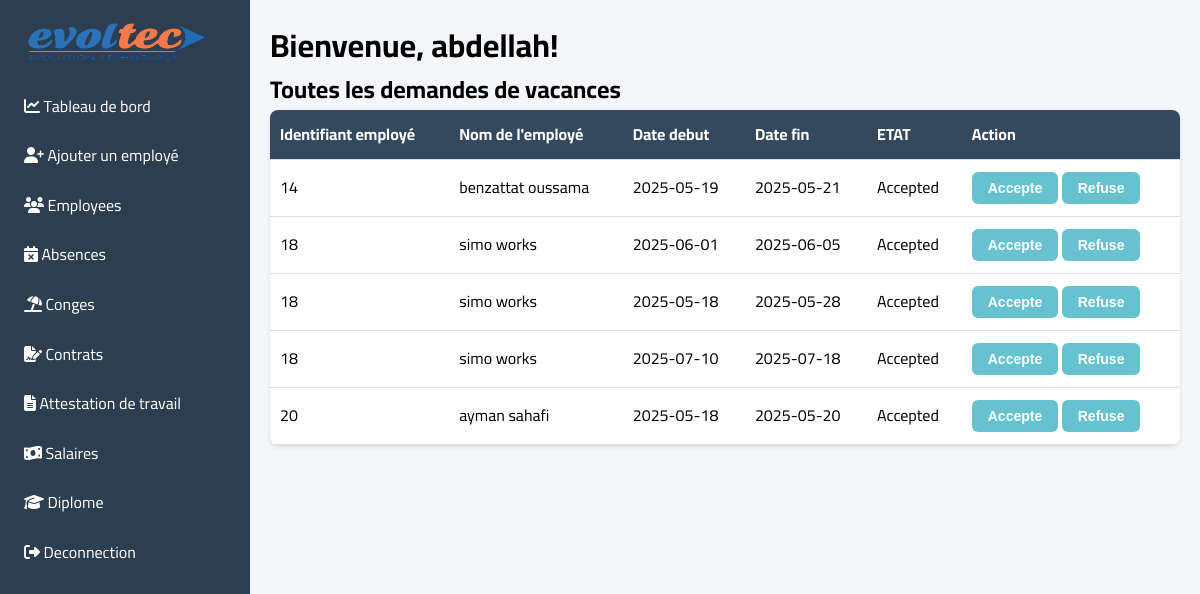
The app's page /admin/vacations.php (signed in) with its own data.
### tables this page shows
CREATE TABLE IF NOT EXISTS `conge` (
  `N__CGE` int NOT NULL AUTO_INCREMENT,
  `ID_EMP` int NOT NULL,
  `DATE_DEBUT_CGE` date DEFAULT NULL,
  `DATE_FIN_CGE` date DEFAULT NULL,
  `ETAT` varchar(255) NOT NULL,
  PRIMARY KEY (`N__CGE`),
  KEY `FK_CONGE_PRENDRE_EMPLOYEE` (`ID_EMP`)
);

CREATE TABLE IF NOT EXISTS `employee` (
  `ID_EMP` int NOT NULL AUTO_INCREMENT,
  `N__SERVICE` int NOT NULL,
  `NOM_EMP` varchar(20) DEFAULT NULL,
  `PRENOM_EMP` varchar(20) DEFAULT NULL,
  `DATE_EMP` date DEFAULT NULL,
  `TEL_EMP` varchar(20) DEFAULT NULL,
  `EMAIL_EMP` varchar(30) DEFAULT NULL,
  `ADRESSE_EMP` varchar(50) DEFAULT NULL,
  `DATEEMBAUCH_EMP` date DEFAULT NULL,
  `NOMBRE_D_ENFANT` int DEFAULT NULL,
  `NOM_UTILISATEUR` varchar(20) DEFAULT NULL,
  `MOT_DE_PASSE` varchar(40) DEFAULT NULL,
  `ROLES` varchar(20) DEFAULT NULL,
  `NOMBRE_JOURS_CONGE` int NOT NULL DEFAULT '30',
  PRIMARY KEY (`ID_EMP`),
  UNIQUE KEY `NOM_UTILISATEUR_2` (`NOM_UTILISATEUR`),
  KEY `FK_EMPLOYEE_TRAVAILLE_SERVICE` (`N__SERVICE`),
  KEY `NOM_UTILISATEUR` (`NOM_UTILISATEUR`)
);

### classes/Vacation.php (called while the page is built, shortened)
<?php
require_once __DIR__ . '/../config/database.php';
class Vacation {
    private $conn;
    private $table_name = "conge";
    public function __construct() {
        $database = new Database();
        $this->conn = $database->getConnection();
    }
    public function getAll() {
        $query = "SELECT c.*, e.NOM_EMP, e.PRENOM_EMP
                 FROM " . $this->table_name . " c
                 JOIN employee e ON c.ID_EMP = e.ID_EMP";
        $stmt = $this->conn->prepare($query);
        $stmt->execute();
        return $stmt->fetchAll(PDO::FETCH_ASSOC);
    }
}

### config/database.php (called while the page is built, shortened)
<?php
class Database {
    private $host = "localhost";
    private $db_name = "gestion_personnel";
    private $username = "root";
    private $password = "";
    public function getConnection() {
        $this->conn = null;
        try {
            $this->conn = new PDO(
                "mysql:host=" . $this->host . ";dbname=" . $this->db_name,
                $this->username,
                $this->password
            );
            $this->conn->setAttribute(PDO::ATTR_ERRMODE, PDO::ERRMODE_EXCEPTION);
        } catch(PDOException $e) {
            echo "Connection Error: " . $e->getMessage();
        }
        return $this->conn;
    }
}
?>

### admin/vacations.php (the view, shortened to what this page needs)
<?php
require_once '../classes/Vacation.php';
$vacation = new Vacation();
$requests = $vacation->getAll();
?>
<!DOCTYPE html>
<html lang="en">
<head>
    <link rel="stylesheet" href="../assets/css/style.css">
    <link rel="stylesheet" href="https://cdnjs.cloudflare.com/ajax/libs/font-awesome/6.5.0/css/all.min.css">
</head>
<body>
<div class="dashboard-container">
        <div class="sidebar">
            <img class="logo2" src="../img/evolteclogo-Photoroom.png" alt="">
            <ul>
                <li><a href="dashboard.php"><i class="fas fa-chart-line"></i> Tableau de bord</a></li>
                <li><a href="create_employee.php"><i class="fas fa-user-plus"></i> Ajouter un employé </a></li>
                <li><a href="employees.php"><i class="fas fa-users"></i> Employees</a></li>
                <li><a href="absences.php"><i class="fas fa-calendar-times"></i> Absences</a></li>
                <li><a href="vacations.php"><i class="fas fa-umbrella-beach"></i> Conges</a></li>
                <li><a href="contracts.php"><i class="fas fa-file-signature"></i> Contrats</a></li>
                <li><a href="admin_attestation_global.php"><i class="fas fa-file-alt"></i> Attestation de travail</a></li>
                <li><a href="salaire.php"><i class="fas fa-money-bill-wave"></i> Salaires</a></li>
                <li><a href="diplome.php"><i class="fas fa-graduation-cap"></i> Diplome</a></li>
                <li><a href="../logout.php"><i class="fas fa-sign-out-alt"></i> Deconnection</a></li>
            </ul>
        </div>
    <div class= "table_vac">
        <h1>Bienvenue, <?php echo $_SESSION['username']; ?>!</h1>
        <h2>Toutes les demandes de vacances</h2>
        <?php if ($requests): ?>
            <table>
                <thead>
                    <tr>
                        <th>Identifiant employé</th>
                        <th>Nom de l'employé</th>
                        <th>Date debut</th>
                        <th>Date fin</th>
                        <th>ETAT</th>
                        <th>Action</th>
                    </tr>
                </thead>
    </div>
            <div>
                <tbody>
                    <?php foreach ($requests as $request): ?>
                        <tr>
                            <td><?php echo $request['ID_EMP']; ?></td>
                            <td><?php echo $request['NOM_EMP'] . ' ' . $request['PRENOM_EMP']; ?></td>
                            <td><?php echo $request['DATE_DEBUT_CGE']; ?></td>
                            <td><?php echo $request['DATE_FIN_CGE']; ?></td>
                            <td><?php echo ucfirst($request['ETAT']); ?></td>
                            <td>
                           <form method="POST">
    <button type="submit"
        name="status"
        value="accepted"
        class="btn-accept"
        <?php echo strtolower($request['ETAT']) === 'accepted' ? 'disabled' : ''; ?>
        onclick="return confirm('Accepter cette demande de congé ?');">
    Accepte
</button>
<button type="submit"
        name="status"
        value="rejected"
        class="btn-reject"
        <?php echo strtolower($request['ETAT']) === 'accepted' ? 'disabled' : ''; ?>
        onclick="return confirm('Refuser cette demande de congé ?');">
    Refuse
</button>
</form>
                            </td>
                        </tr>
                    <?php endforeach; ?>
                </tbody>
            </div>
    <?php else: ?>
        <p>Aucune demande de congé disponible.</p>
    <?php endif; ?>
</div>
</body>
</html>

### assets/css/style.css (style rules this page uses)
* { margin: 0; padding: 0; box-sizing: border-box; }
body { font-family: Arial, sans-serif; line-height: 1.6; background-color: #f4f6f9; font-family: "Cairo", sans-serif; }
.dashboard-container { display: flex; min-height: 100vh; }
.sidebar { min-width: 250px; background: #2c3e50; color: white; padding: 1rem; }
.sidebar ul { list-style: none; }
ul { margin-top: -20px; }
.sidebar li { margin-bottom: 0.5rem; }
.sidebar a { color: white; text-decoration: none; display: block; padding: 0.5rem; border-radius: 4px; }
table { width: 100%; border-collapse: collapse; background: white; border-radius: 8px; overflow: hidden; box-shadow: 0 2px 4px rgba(0,0,0,0.1); }
th, td { padding: 12px 10px; border-bottom: 1px solid #ddd; text-align: left; }
th { background-color: #34495e; color: #fff; }
.sidebar .logo2 { height: 50px; width: 90%; margin-bottom: 2rem; }

### admin/vacations.php (style rules this page uses)
.table_vac { padding:20px ; width:100%; }
.sidebar { width:283px; padding: 1rem; }
.btn-accept { background-color: #28a745; color: white; padding: 8px 16px; border: none; border-radius: 6px; cursor: pointer; font-weight: bold; font-size: 14px; transition: background-color 0.3s ease, transform 0.2s ease; }
.btn-reject { background-color: #dc3545; color: white; padding: 8px 16px; border: none; border-radius: 6px; cursor: pointer; font-weight: bold; font-size: 14px; transition: background-color 0.3s ease, transform 0.2s ease; }
button[type="submit"]:disabled { background-color: #17a2b8; color: white !important; cursor: pointer !important; opacity: 0.65; }

### records on screen
conge: ID_EMP "14", ID_EMP.NOM_EMP "benzattat", ID_EMP.PRENOM_EMP "oussama", DATE_DEBUT_CGE "2025-05-19", DATE_FIN_CGE "2025-05-21", ETAT "Accepted"
conge: ID_EMP "18", ID_EMP.NOM_EMP "simo", ID_EMP.PRENOM_EMP "works", DATE_DEBUT_CGE "2025-06-01", DATE_FIN_CGE "2025-06-05", ETAT "Accepted"
conge: ID_EMP "18", ID_EMP.NOM_EMP "simo", ID_EMP.PRENOM_EMP "works", DATE_DEBUT_CGE "2025-05-18", DATE_FIN_CGE "2025-05-28", ETAT "Accepted"
conge: ID_EMP "18", ID_EMP.NOM_EMP "simo", ID_EMP.PRENOM_EMP "works", DATE_DEBUT_CGE "2025-07-10", DATE_FIN_CGE "2025-07-18", ETAT "Accepted"
conge: ID_EMP "20", ID_EMP.NOM_EMP "ayman", ID_EMP.PRENOM_EMP "sahafi", DATE_DEBUT_CGE "2025-05-18", DATE_FIN_CGE "2025-05-20", ETAT "Accepted"

### other values on screen
$_SESSION['username'] "abdellah"
